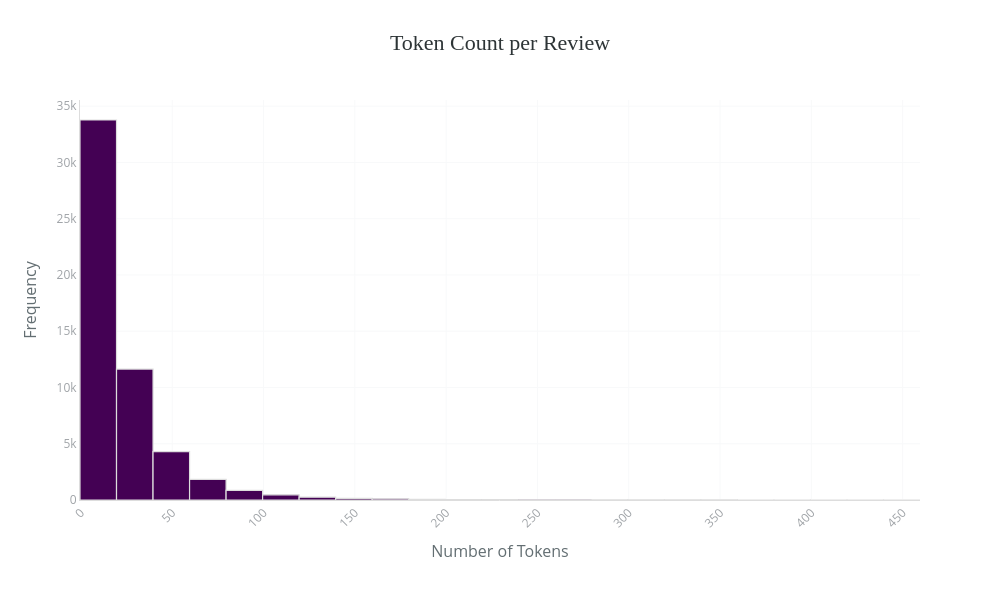

Notebook code cell kept with this figure:
### Code cell
dataset['token_count'] = dataset['02_transformed_text'].apply(len)

histogram_chart(
    data=dataset,
    column='token_count',
    title='Token Count per Review',
    x_label='Number of Tokens'
)

### Figure 1 — Plotly figure (JSON) as saved in the notebook; plotly's stock layout.template omitted (floating-point values rounded to 4 significant figures; data arrays with more than 128 entries replaced by an {"elided": "..."} marker saying what was removed)
{"data": [{"bingroup": "x", "hovertemplate": "token_count=%{x}<br>count=%{y}<extra></extra>", "legendgroup": "", "marker": {"color": "#440154", "line": {"color": "#DDD", "width": 1.2}, "pattern": {"shape": ""}}, "name": "", "nbinsx": 30, "orientation": "v", "showlegend": false, "type": "histogram", "x": {"elided": "53565 int values"}, "xaxis": "x", "yaxis": "y"}], "layout": {"barmode": "relative", "height": 600, "legend": {"tracegroupgap": 0}, "margin": {"b": 100, "l": 80, "r": 80, "t": 100}, "paper_bgcolor": "white", "plot_bgcolor": "white", "title": {"font": {"color": "#2D3436", "family": "Arial Black", "size": 22}, "text": "Token Count per Review", "x": 0.5, "xanchor": "center"}, "width": 1000, "xaxis": {"anchor": "y", "domain": [0, 1], "gridcolor": "#F8F9FA", "linecolor": "#DDD", "showgrid": true, "tickangle": -45, "tickfont": {"color": "#A0A4A8", "size": 12}, "title": {"font": {"color": "#636E72", "size": 16}, "text": "Number of Tokens"}}, "yaxis": {"anchor": "x", "domain": [0, 1], "gridcolor": "#F8F9FA", "linecolor": "#DDD", "showgrid": true, "tickfont": {"color": "#A0A4A8", "size": 12}, "title": {"font": {"color": "#636E72", "size": 16}, "text": "Frequency"}}}}
